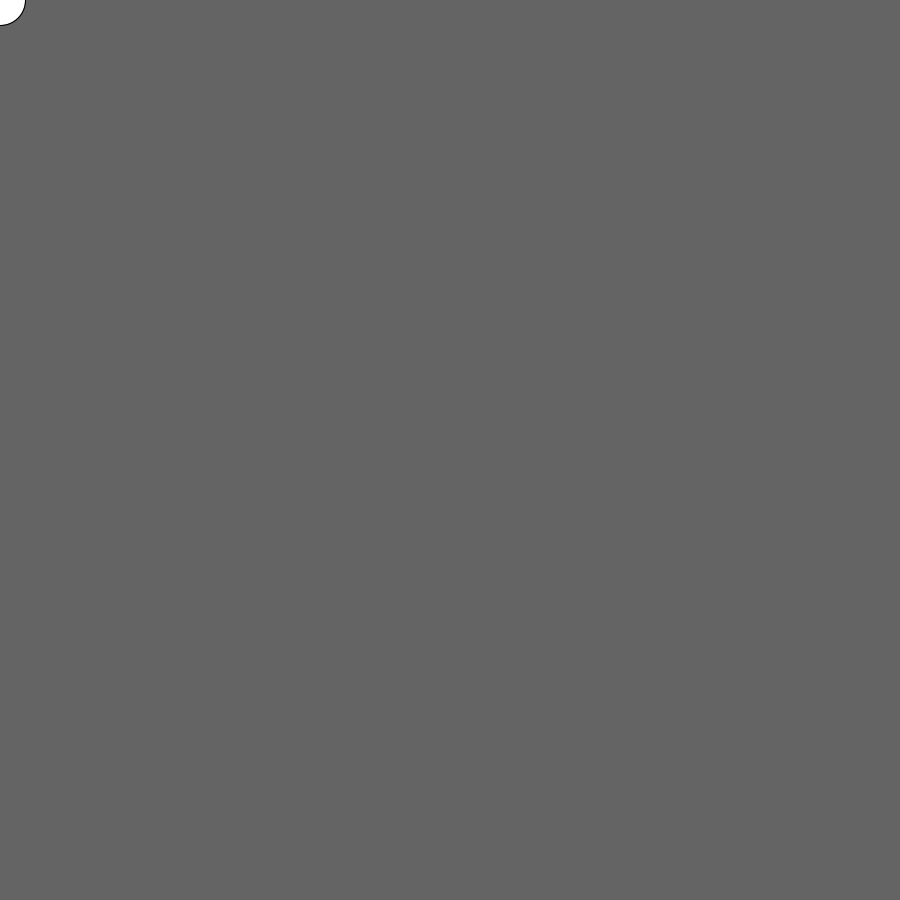
Frame 1 (no input)
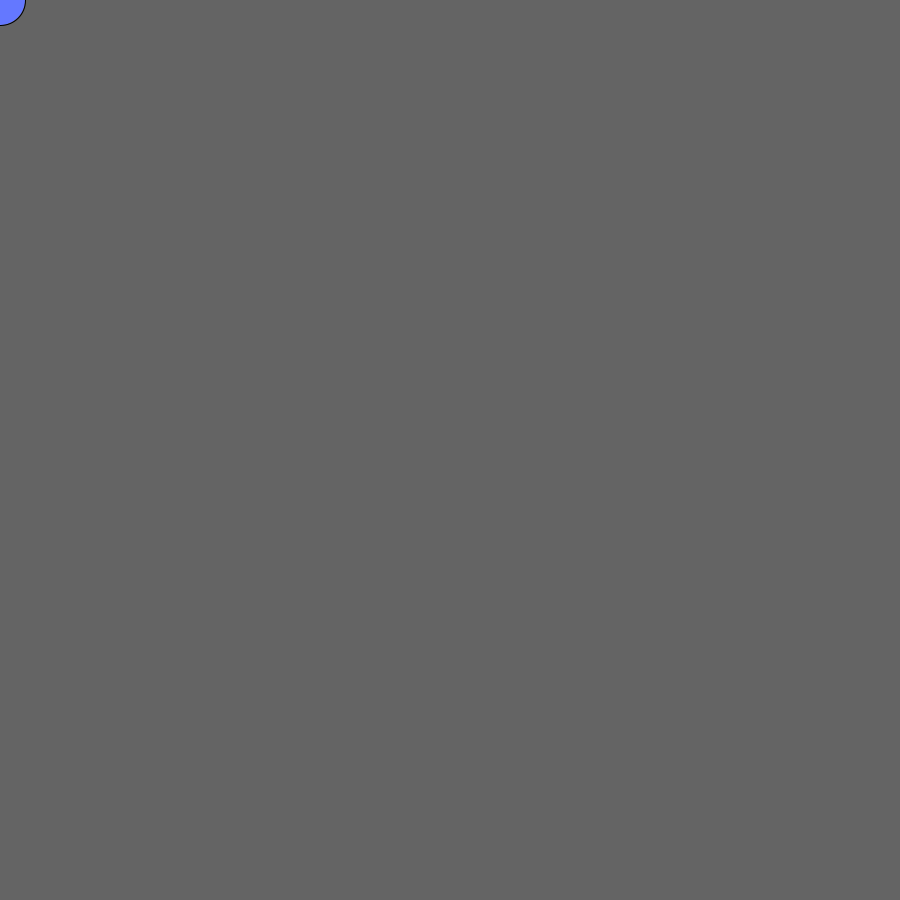
Frame 60 (the mouse pressed at the canvas centre just before this capture)
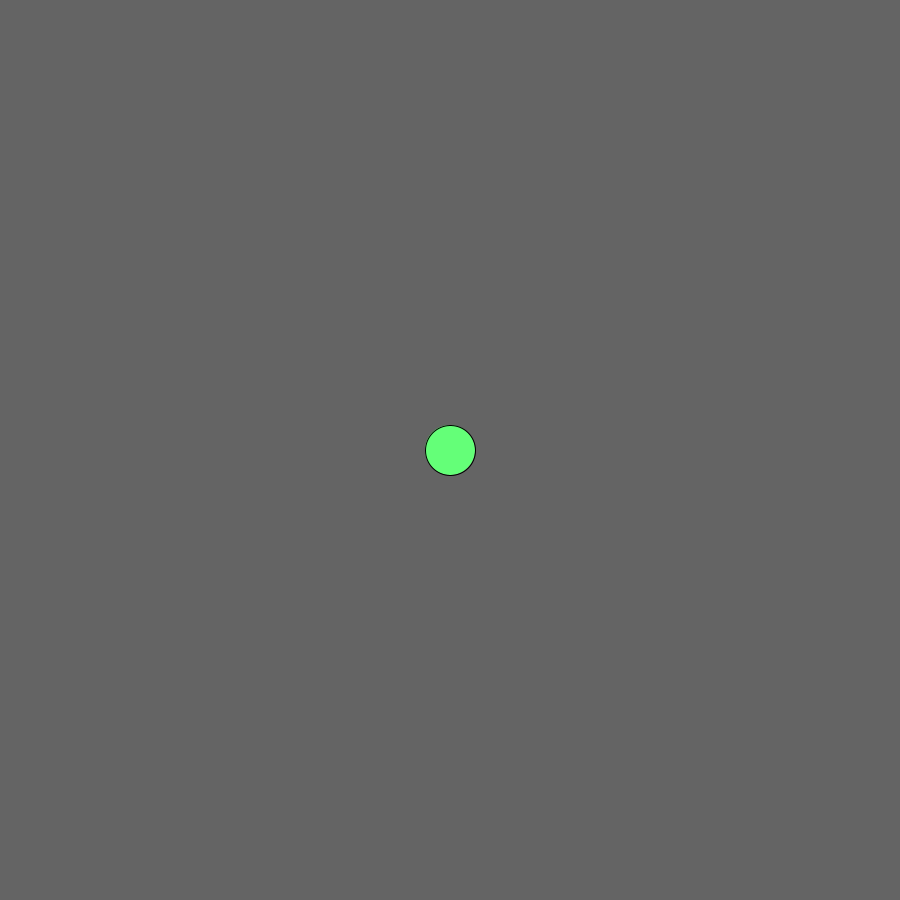
Frame 120 (the mouse held since frame 60 and released just before this capture)

The Processing sketch that drew these frames (run headless with seeded random() and noise(); from frame 60 on, the mouse is pressed at the canvas centre):

// Processing sketch: rightcornergreen
// ── rightcornergreen.pde
void setup(){
size(900,900);  
  
}

void draw(){
  background(100);
  ellipse(mouseX,mouseY,50,50);
 fill(100,255,120);
 
 if (mouseY<height/2) {
    fill(100,120,255);;
}// end if

if (mouseX<width/2) {
    fill(100,120,255);
}// end if


}// end draw 
